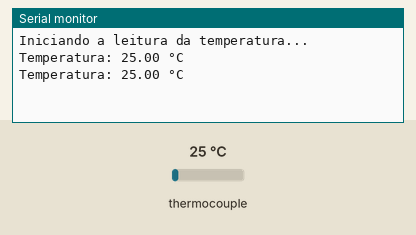
This sketch was run on a simulated Arduino Uno, built with avr-gcc and run on an emulated ATmega328P. Shown: the last lines printed to the serial monitor. Inputs (shaded band) come from the test bench; at power-on: thermocouple 25 °C.

Above: at 1.7 s.
1.8 s: thermocouple set to 6 °C
At 3.1 s:
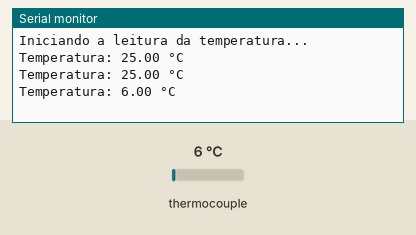
3.3 s: thermocouple set to 75 °C
At 4.0 s:
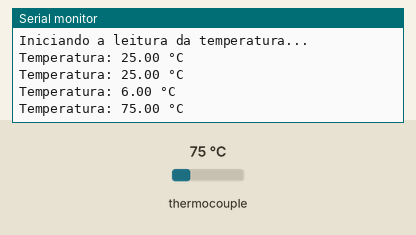
Timing chart, 0 to 6.3 s (numbered marks = the images above; inputs shaded):
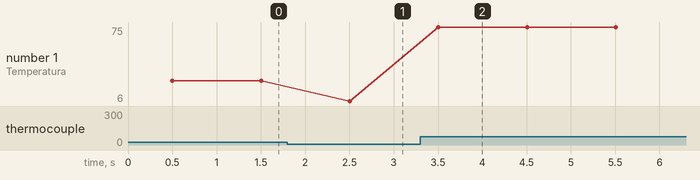

Measured:
- after the input at 1.8 s, the serial monitor: prints a new line after 0.70 s (image 1)
- after the input at 3.3 s, the serial monitor: prints a new line after 0.20 s (image 2)
- plotted number 1: 25 → 6 after the input at 1.8 s, 6 → 75 after the input at 3.3 s

The sketch:

temperature.ino
```cpp
#include <SPI.h>
#include "max6675.h"

// Define os pinos utilizados
int thermoDO = 12;
int thermoCS = 10;
int thermoCLK = 13;

// Cria um objeto para o sensor MAX6675
MAX6675 thermocouple(thermoCLK, thermoCS, thermoDO);

void setup() {
  // Inicializa a comunicação serial
  Serial.begin(9600);
  Serial.println("Iniciando a leitura da temperatura...");
  delay(500);
}

void loop() {
  // Lê a temperatura do termopar
  double temperature = thermocouple.readCelsius();

  // Exibe a temperatura na porta serial
  Serial.print("Temperatura: ");
  Serial.print(temperature);
  Serial.println(" °C");

  // Aguarda 1 segundo antes de fazer a próxima leitura
  delay(1000);
}
```
